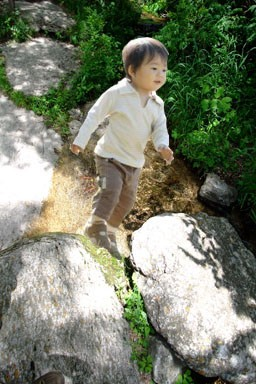
#> input picture temp_ela.jpg, 256 x 384 px; its folder holds only this picture in this run
$ python generate_degraded_images.py .. out.png out.png 100 ../temp_ela.jpg
#> lines starting #> are read from the running program, lines starting #| are printed output that depends on the picture
# scripts/generate_degraded_images.py
import os, random, sys
from PIL import Image, ImageFilter
import numpy as np

def degrade_image(img, mode='mixed'):
    if mode == 'jpeg':
        from io import BytesIO
        buf = BytesIO()
        q = random.randint(20, 50)
        img.save(buf, format='JPEG', quality=q)
        buf.seek(0)
        return Image.open(buf).convert('RGB')
    if mode == 'noise':
        arr = np.array(img).astype('float32')
        noise = np.random.normal(0, 15, arr.shape).astype('float32')
        arr = (arr + noise).clip(0, 255).astype('uint8')
        return Image.fromarray(arr)
    if mode == 'blur':
        return img.filter(ImageFilter.GaussianBlur(radius=random.uniform(0.5, 2.5)))
    if mode == 'downsample':
        w, h = img.size
        small = img.resize((w//2, h//2), Image.BILINEAR)
        return small.resize((w, h), Image.BILINEAR)
    # mixed: pick randomly
    choice = random.choice(['jpeg', 'noise', 'blur', 'downsample'])
    return degrade_image(img, choice)

def make_pairs(src_dir, out_clean, out_deg, resize_to=None, mode='mixed'):
#> called with src_dir = '..', out_clean = 'out.png', out_deg = 'out.png', resize_to = 100, mode = '../temp_ela.jpg'
    os.makedirs(out_clean, exist_ok=True)
    os.makedirs(out_deg, exist_ok=True)
    files = [f for f in sorted(os.listdir(src_dir)) if f.lower().endswith(('.jpg','.jpeg','.png','.tif','.bmp'))]
    count = 0
    for fn in files:
        src = os.path.join(src_dir, fn)
        try:
            img = Image.open(src).convert('RGB')
#> img is the input picture: PIL image 256x384 RGB; mean R, G, B 119.5, 125.2, 106.3
        except Exception as e:
            print("Skipping file (can't open):", src, e)
            continue
        if resize_to:
            img = img.resize((resize_to, resize_to))
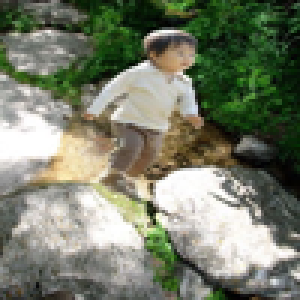
#> img: PIL image 100x100 RGB (shown 3 times larger); mean R, G, B 119.5, 125.2, 106.3
        # save original as clean
        clean_path = os.path.join(out_clean, fn)
        img.save(clean_path)
        # create degraded
        deg = degrade_image(img, mode)
#> call 2 of degrade_image, with mode = 'downsample'
#> in degrade_image (call 2), `small = img.resize((w//2, h//2), Image.BILINEAR)`:
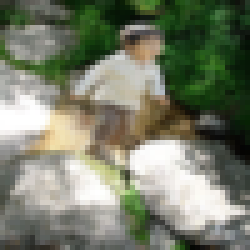
#> small: PIL image 50x50 RGB (shown 5 times larger); mean R, G, B 119.7, 125.3, 106.4
#> in degrade_image (call 2), `return small.resize((w, h), Image.BILINEAR)`:
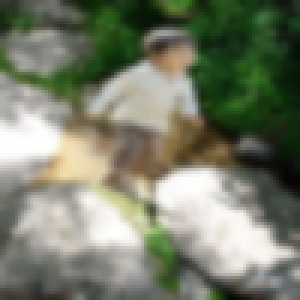
#> returned value: PIL image 100x100 RGB (shown 3 times larger); mean R, G, B 119.9, 125.6, 106.7
        deg_path = os.path.join(out_deg, fn)
        deg.save(deg_path)
        count += 1
    print("Created pairs:", count)

if __name__ == "__main__":
    if len(sys.argv) < 4:
        print("Usage: python scripts/generate_degraded_images.py <src_dir> <out_clean_dir> <out_deg_dir> [resize] [mode]")
        sys.exit(1)
    src = sys.argv[1]
    out_clean = sys.argv[2]
    out_deg = sys.argv[3]
    resize = int(sys.argv[4]) if len(sys.argv) > 4 else None
    mode = sys.argv[5] if len(sys.argv) > 5 else 'mixed'
    make_pairs(src, out_clean, out_deg, resize_to=resize, mode=mode)
